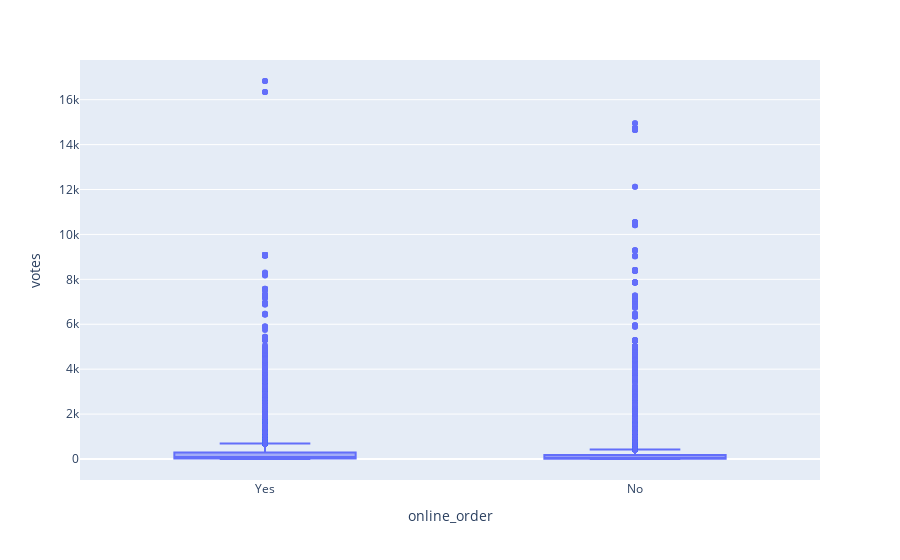

Notebook code cell kept with this figure:
### Markdown cell above
Difference between offline and online order options
-----------------------------

### Code cell
px.box(df, x = 'online_order', y = 'votes')

### Figure 1 — Plotly figure (JSON) as saved in the notebook; plotly's stock layout.template omitted (floating-point values rounded to 4 significant figures; data arrays with more than 128 entries replaced by an {"elided": "..."} marker saying what was removed)
{"data": [{"alignmentgroup": "True", "hovertemplate": "online_order=%{x}<br>votes=%{y}<extra></extra>", "legendgroup": "", "marker": {"color": "#636efa"}, "name": "", "notched": false, "offsetgroup": "", "orientation": "v", "showlegend": false, "type": "box", "x": {"elided": "43690 str values"}, "x0": " ", "xaxis": "x", "y": {"elided": "43690 int values"}, "y0": " ", "yaxis": "y"}], "layout": {"boxmode": "group", "legend": {"tracegroupgap": 0}, "margin": {"t": 60}, "xaxis": {"anchor": "y", "domain": [0, 1], "title": {"text": "online_order"}}, "yaxis": {"anchor": "x", "domain": [0, 1], "title": {"text": "votes"}}}}
